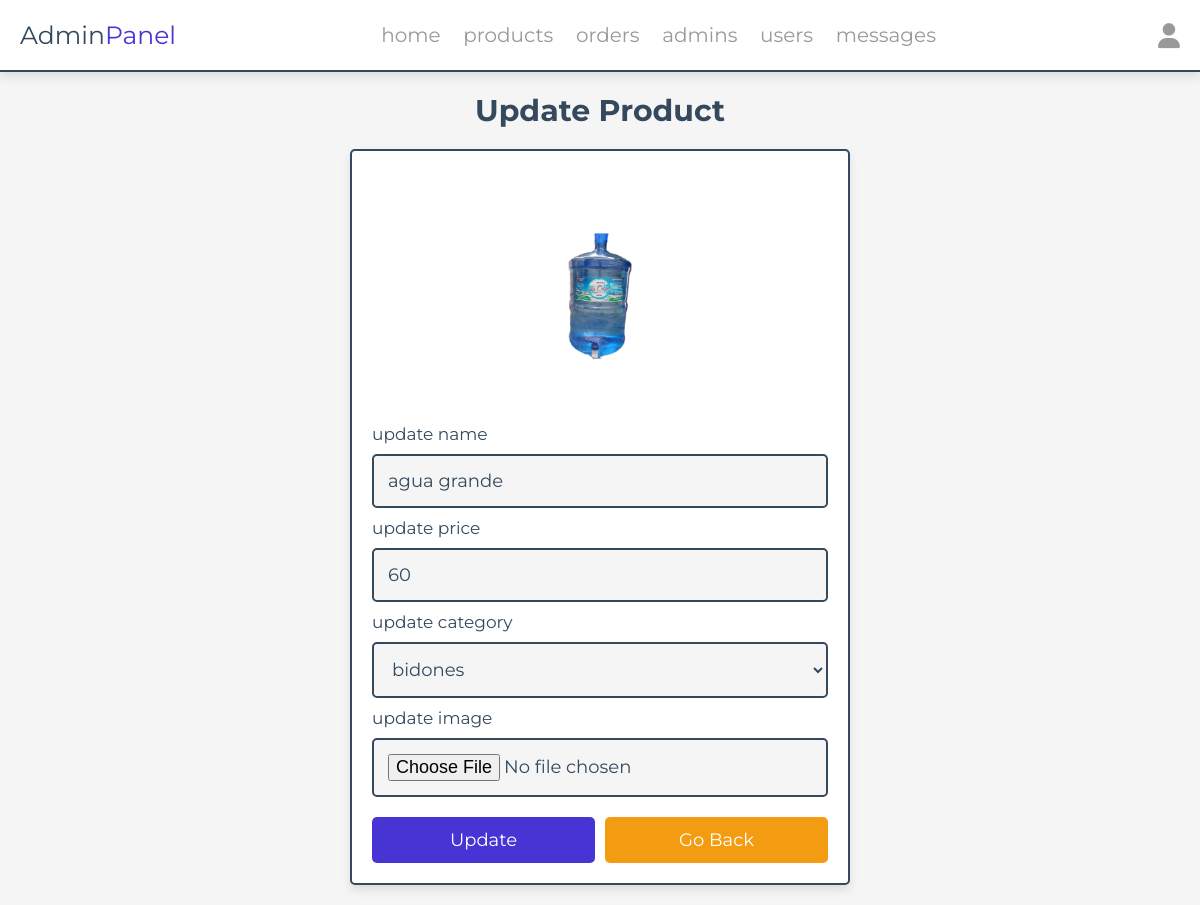
The page /admin/update_product.php?update=5 (signed in) on the database its author committed.
### tables this page shows
CREATE TABLE `products` (
  `id` int(100) NOT NULL,
  `name` varchar(100) NOT NULL,
  `categoria_id` int(11) NOT NULL,
  `price` int(10) NOT NULL,
  `image` varchar(100) NOT NULL
);

### admin/update_product.php (the view, shortened to what this page needs)
<?php
include '../components/connect.php';
?>
<!DOCTYPE html>
<html lang="en">
<head>
  <link rel="stylesheet" href="https://cdnjs.cloudflare.com/ajax/libs/font-awesome/6.1.1/css/all.min.css">
  <link rel="stylesheet" href="../css/admin_style.css">
</head>
<body>
  <?php include '../components/admin_header.php' ?>
  <section class="update-product">
    <h1 class="heading">update product</h1>
    <?php
    $update_id = $_GET['update'];
    $show_products = $conn->prepare("SELECT * FROM `products` WHERE id = ?");
    $show_products->execute([$update_id]);
    if ($show_products->rowCount() > 0) {
      while ($fetch_products = $show_products->fetch(PDO::FETCH_ASSOC)) {
    ?>
        <form action="" method="POST" enctype="multipart/form-data">
          <img src="../uploaded_img/<?= $fetch_products['image']; ?>" alt="">
          <span>update name</span>
          <input type="text" required placeholder="enter product name" name="name" maxlength="100" class="box" value="<?= $fetch_products['name']; ?>">
          <span>update price</span>
          <input type="number" min="0" max="9999999999" required placeholder="enter product price" name="price" onkeypress="if(this.value.length == 10) return false;" class="box" value="<?= $fetch_products['price']; ?>">
          <span>update category</span>
          <select name="category" class="box" required>
            <?php
            $select_categoria = $conn->prepare("SELECT * FROM `categoria`");
            $select_categoria->execute();
            while ($fetch_catehoria = $select_categoria->fetch(PDO::FETCH_ASSOC)) {
              if ($fetch_catehoria['idcategoria'] == $fetch_products['categoria_id']) {
            ?>
                <option selected value="<?= $fetch_catehoria['idcategoria']; ?>"><?= $fetch_catehoria['descripcion']; ?></option>
              <?php
              } else {
              ?>
                <option value="<?= $fetch_catehoria['idcategoria']; ?>"><?= $fetch_catehoria['descripcion']; ?></option>
            <?php
              }
            }
            ?>
          </select>
          <span>update image</span>
          <input type="file" name="image" class="box" accept="image/jpg, image/jpeg, image/png, image/webp">
          <div class="flex-btn">
            <input type="submit" value="update" class="btn" name="update">
            <a href="products.php" class="option-btn">go back</a>
          </div>
        </form>
    <?php
      }
    } else {
      echo '<p class="empty">no products added yet!</p>';
    }
    ?>
  </section>
</body>
</html>

### css/admin_style.css (style rules this page uses)
:root { --main-color:#4834d4; --red:#e74c3c; --orange:#f39c12; --black:#34495e; --white:#fff; --light-bg:#f5f5f5; --light-color:#999; --border:.2rem solid var(--black); --box-shadow:0 .5rem 1rem rgba(0,0,0,.1); }
* { font-family: 'Montserrat', sans-serif; margin:0; padding:0; box-sizing: border-box; text-decoration: none; outline: none; border:none; }
html { font-size: 62.5%; overflow-x: hidden; }
body { background-color: var(--light-bg); }
section { max-width: 1200px; margin:0 auto; padding:2rem; }
.btn, .delete-btn, .option-btn { display: block; margin-top: 1rem; border-radius: .5rem; cursor: pointer; width: 100%; font-size: 1.8rem; color:var(--white); padding:1.2rem 3rem; text-transform: capitalize; text-align: center; }
.btn { background-color: var(--main-color); }
.option-btn { background-color: var(--orange); }
.flex-btn { display: flex; gap:1rem; }
.heading { text-align: center; margin-bottom: 2rem; text-transform: capitalize; color:var(--black); font-size: 3rem; }
.update-product form { margin:0 auto; max-width: 50rem; background-color: var(--white); border-radius: .5rem; box-shadow: var(--box-shadow); border:var(--border); padding:2rem; }
.update-product form img { height: 25rem; width: 100%; object-fit: contain; }
.update-product form .box { background-color: var(--light-bg); border:var(--border); width: 100%; padding:1.4rem; font-size: 1.8rem; color:var(--black); border-radius: .5rem; margin: 1rem 0; }
.update-product form span { font-size: 1.7rem; color:var(--black); }

### rows shown on the page
products: image (picture), name "agua grande", price "60"

### other values the page prints
form field category "bidones"
